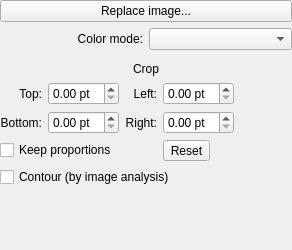
<?xml version="1.0" encoding="UTF-8"?>
<ui version="4.0">
 <class>PictureTool</class>
 <widget class="QWidget" name="PictureTool">
  <property name="geometry">
   <rect>
    <x>0</x>
    <y>0</y>
    <width>292</width>
    <height>250</height>
   </rect>
  </property>
  <layout class="QGridLayout" name="gridLayout_2">
   <property name="margin">
    <number>0</number>
   </property>
   <item row="0" column="0">
    <widget class="QPushButton" name="bnImageFile">
     <property name="text">
      <string>Replace image...</string>
     </property>
    </widget>
   </item>
   <item row="2" column="0">
    <widget class="KSeparator" name="kseparator"/>
   </item>
   <item row="4" column="0">
    <layout class="QGridLayout" name="gridLayout">
     <item row="2" column="0" colspan="3">
      <widget class="QCheckBox" name="cbAspect">
       <property name="text">
        <string>Keep proportions</string>
       </property>
      </widget>
     </item>
     <item row="0" column="1">
      <widget class="QDoubleSpinBox" name="topDoubleSpinBox">
       <property name="alignment">
        <set>Qt::AlignLeading|Qt::AlignLeft|Qt::AlignVCenter</set>
       </property>
       <property name="prefix">
        <string/>
       </property>
       <property name="suffix">
        <string notr="true"> pt</string>
       </property>
       <property name="decimals">
        <number>2</number>
       </property>
       <property name="singleStep">
        <double>5.000000000000000</double>
       </property>
      </widget>
     </item>
     <item row="0" column="2">
      <widget class="QLabel" name="leftLabel">
       <property name="text">
        <string>Left:</string>
       </property>
       <property name="alignment">
        <set>Qt::AlignRight|Qt::AlignTrailing|Qt::AlignVCenter</set>
       </property>
      </widget>
     </item>
     <item row="1" column="2">
      <widget class="QLabel" name="rightLabel">
       <property name="text">
        <string>Right:</string>
       </property>
       <property name="alignment">
        <set>Qt::AlignRight|Qt::AlignTrailing|Qt::AlignVCenter</set>
       </property>
      </widget>
     </item>
     <item row="1" column="4">
      <spacer name="horizontalSpacer_2">
       <property name="orientation">
        <enum>Qt::Horizontal</enum>
       </property>
       <property name="sizeHint" stdset="0">
        <size>
         <width>0</width>
         <height>20</height>
        </size>
       </property>
      </spacer>
     </item>
     <item row="1" column="0">
      <widget class="QLabel" name="bottomLabel">
       <property name="text">
        <string>Bottom:</string>
       </property>
       <property name="alignment">
        <set>Qt::AlignRight|Qt::AlignTrailing|Qt::AlignVCenter</set>
       </property>
      </widget>
     </item>
     <item row="0" column="3">
      <widget class="QDoubleSpinBox" name="leftDoubleSpinBox">
       <property name="suffix">
        <string notr="true"> pt</string>
       </property>
       <property name="singleStep">
        <double>5.000000000000000</double>
       </property>
      </widget>
     </item>
     <item row="0" column="0">
      <widget class="QLabel" name="topLabel">
       <property name="text">
        <string>Top:</string>
       </property>
       <property name="alignment">
        <set>Qt::AlignRight|Qt::AlignTrailing|Qt::AlignVCenter</set>
       </property>
      </widget>
     </item>
     <item row="1" column="1">
      <widget class="QDoubleSpinBox" name="bottomDoubleSpinBox">
       <property name="suffix">
        <string notr="true"> pt</string>
       </property>
       <property name="singleStep">
        <double>5.000000000000000</double>
       </property>
      </widget>
     </item>
     <item row="2" column="3">
      <widget class="QToolButton" name="bnFill">
       <property name="text">
        <string>Reset</string>
       </property>
      </widget>
     </item>
     <item row="1" column="3">
      <widget class="QDoubleSpinBox" name="rightDoubleSpinBox">
       <property name="suffix">
        <string notr="true"> pt</string>
       </property>
       <property name="singleStep">
        <double>5.000000000000000</double>
       </property>
      </widget>
     </item>
     <item row="3" column="0" colspan="4">
      <widget class="QCheckBox" name="cbContour">
       <property name="text">
        <string>Contour (by image analysis)</string>
       </property>
      </widget>
     </item>
    </layout>
   </item>
   <item row="5" column="0">
    <widget class="CropWidget" name="cropWidget" native="true">
     <property name="sizePolicy">
      <sizepolicy hsizetype="Expanding" vsizetype="Expanding">
       <horstretch>0</horstretch>
       <verstretch>0</verstretch>
      </sizepolicy>
     </property>
    </widget>
   </item>
   <item row="1" column="0">
    <layout class="QHBoxLayout" name="horizontalLayout">
     <property name="sizeConstraint">
      <enum>QLayout::SetDefaultConstraint</enum>
     </property>
     <item>
      <widget class="QLabel" name="label">
       <property name="sizePolicy">
        <sizepolicy hsizetype="Preferred" vsizetype="Fixed">
         <horstretch>0</horstretch>
         <verstretch>0</verstretch>
        </sizepolicy>
       </property>
       <property name="text">
        <string>Color mode:</string>
       </property>
       <property name="alignment">
        <set>Qt::AlignRight|Qt::AlignTrailing|Qt::AlignVCenter</set>
       </property>
      </widget>
     </item>
     <item>
      <widget class="QComboBox" name="cmbColorMode"/>
     </item>
    </layout>
   </item>
   <item row="3" column="0">
    <widget class="QLabel" name="label_2">
     <property name="text">
      <string>Crop</string>
     </property>
     <property name="alignment">
      <set>Qt::AlignCenter</set>
     </property>
    </widget>
   </item>
  </layout>
 </widget>
 <customwidgets>
  <customwidget>
   <class>KSeparator</class>
   <extends>QFrame</extends>
   <header>kseparator.h</header>
  </customwidget>
  <customwidget>
   <class>CropWidget</class>
   <extends>QWidget</extends>
   <header>CropWidget.h</header>
   <container>1</container>
  </customwidget>
 </customwidgets>
 <resources/>
 <connections/>
</ui>
